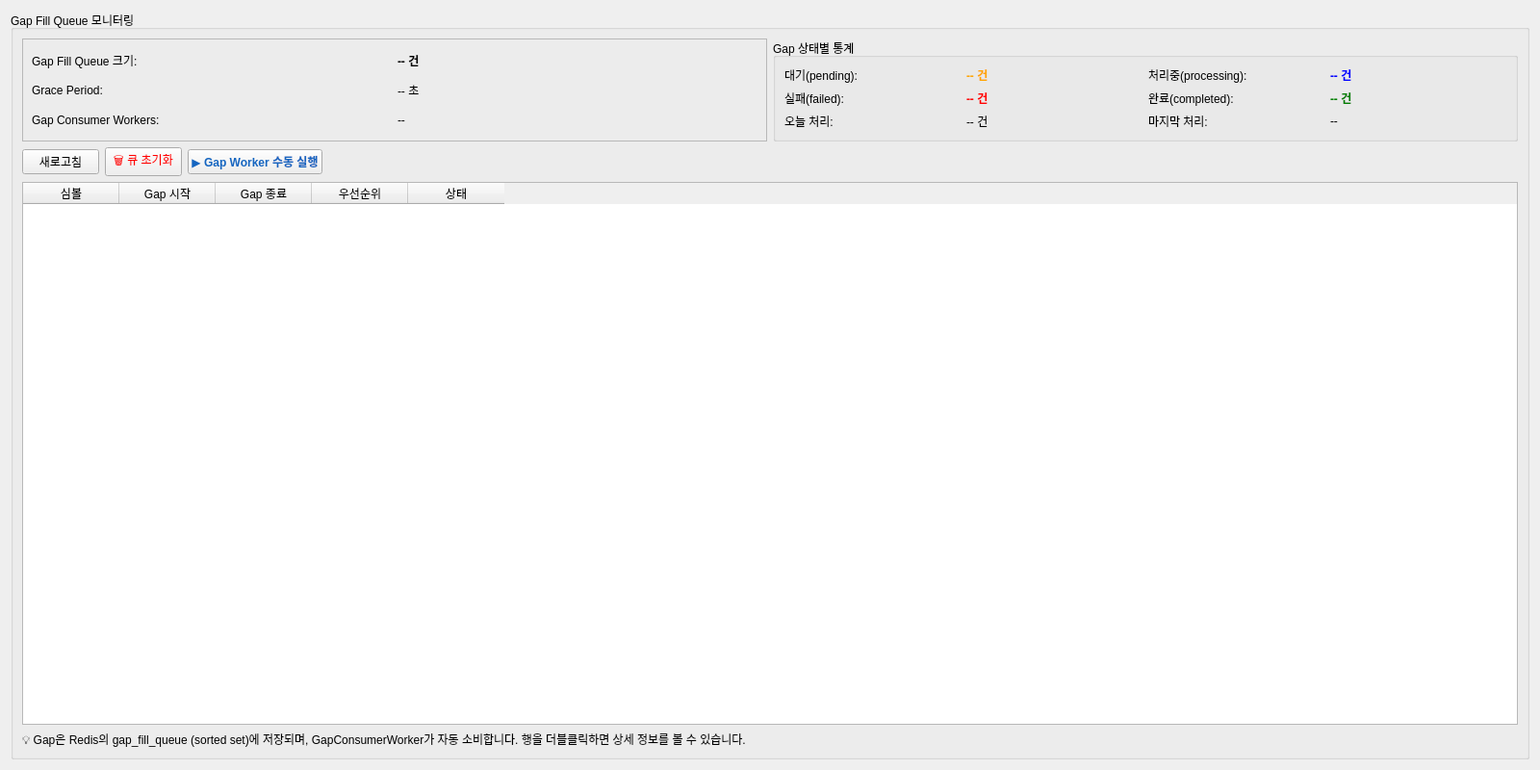
<?xml version="1.0" encoding="UTF-8"?>
<ui version="4.0">
 <class>GapTab</class>
 <widget class="QWidget" name="GapTab">
  <property name="geometry">
   <rect>
    <x>0</x>
    <y>0</y>
    <width>1600</width>
    <height>800</height>
   </rect>
  </property>
  <layout class="QVBoxLayout" name="vLayout_gap">
   <item>
    <widget class="QGroupBox" name="groupBox_gap">
     <property name="title">
      <string>Gap Fill Queue 모니터링</string>
     </property>
     <layout class="QVBoxLayout" name="vLayout_gap_inner">

      <!-- 상단: 요약 패널과 상태별 통계를 좌우로 배치 -->
      <item>
       <layout class="QHBoxLayout" name="hLayout_gap_top">
        <item>
         <widget class="QFrame" name="frame_gap_summary">
          <property name="frameShape">
           <enum>QFrame::StyledPanel</enum>
          </property>
          <layout class="QGridLayout" name="gridLayout_gap_summary">
           <item row="0" column="0">
            <widget class="QLabel" name="label_gap_queue_title">
             <property name="text">
              <string>Gap Fill Queue 크기:</string>
             </property>
            </widget>
           </item>
           <item row="0" column="1">
            <widget class="QLabel" name="label_gap_queue_size">
             <property name="text">
              <string>-- 건</string>
             </property>
             <property name="styleSheet">
              <string notr="true">font-weight: bold;</string>
             </property>
            </widget>
           </item>
           <item row="1" column="0">
            <widget class="QLabel" name="label_gap_grace_title">
             <property name="text">
              <string>Grace Period:</string>
             </property>
            </widget>
           </item>
           <item row="1" column="1">
            <widget class="QLabel" name="label_gap_grace">
             <property name="text">
              <string>-- 초</string>
             </property>
            </widget>
           </item>
           <item row="2" column="0">
            <widget class="QLabel" name="label_gap_workers_title">
             <property name="text">
              <string>Gap Consumer Workers:</string>
             </property>
            </widget>
           </item>
           <item row="2" column="1">
            <widget class="QLabel" name="label_gap_workers">
             <property name="text">
              <string>--</string>
             </property>
            </widget>
           </item>
          </layout>
         </widget>
        </item>

        <item>
         <widget class="QGroupBox" name="groupBox_gap_stats">
          <property name="title">
           <string>Gap 상태별 통계</string>
          </property>
          <layout class="QGridLayout" name="gridLayout_gap_stats">
           <item row="0" column="0">
            <widget class="QLabel">
             <property name="text">
              <string>대기(pending):</string>
             </property>
            </widget>
           </item>
           <item row="0" column="1">
            <widget class="QLabel" name="label_gap_pending">
             <property name="text">
              <string>-- 건</string>
             </property>
             <property name="styleSheet">
              <string notr="true">color: orange; font-weight: bold;</string>
             </property>
            </widget>
           </item>
           <item row="0" column="2">
            <widget class="QLabel">
             <property name="text">
              <string>처리중(processing):</string>
             </property>
            </widget>
           </item>
           <item row="0" column="3">
            <widget class="QLabel" name="label_gap_processing">
             <property name="text">
              <string>-- 건</string>
             </property>
             <property name="styleSheet">
              <string notr="true">color: blue; font-weight: bold;</string>
             </property>
            </widget>
           </item>
           <item row="1" column="0">
            <widget class="QLabel">
             <property name="text">
              <string>실패(failed):</string>
             </property>
            </widget>
           </item>
           <item row="1" column="1">
            <widget class="QLabel" name="label_gap_failed">
             <property name="text">
              <string>-- 건</string>
             </property>
             <property name="styleSheet">
              <string notr="true">color: red; font-weight: bold;</string>
             </property>
            </widget>
           </item>
           <item row="1" column="2">
            <widget class="QLabel">
             <property name="text">
              <string>완료(completed):</string>
             </property>
            </widget>
           </item>
           <item row="1" column="3">
            <widget class="QLabel" name="label_gap_completed">
             <property name="text">
              <string>-- 건</string>
             </property>
             <property name="styleSheet">
              <string notr="true">color: green; font-weight: bold;</string>
             </property>
            </widget>
           </item>
           <item row="2" column="0">
            <widget class="QLabel">
             <property name="text">
              <string>오늘 처리:</string>
             </property>
            </widget>
           </item>
           <item row="2" column="1">
            <widget class="QLabel" name="label_gap_today">
             <property name="text">
              <string>-- 건</string>
             </property>
            </widget>
           </item>
           <item row="2" column="2">
            <widget class="QLabel">
             <property name="text">
              <string>마지막 처리:</string>
             </property>
            </widget>
           </item>
           <item row="2" column="3">
            <widget class="QLabel" name="label_gap_last_processed">
             <property name="text">
              <string>--</string>
             </property>
            </widget>
           </item>
          </layout>
         </widget>
        </item>
       </layout>
      </item>

      <!-- 제어 버튼 행 (상단 아래에 배치) -->
      <item>
       <layout class="QHBoxLayout" name="hLayout_gap_controls">
        <item>
         <widget class="QPushButton" name="btn_refresh_gap">
          <property name="text">
           <string>새로고침</string>
          </property>
         </widget>
        </item>
        <item>
         <widget class="QPushButton" name="btn_clear_queue">
          <property name="text">
           <string>🗑️ 큐 초기화</string>
          </property>
          <property name="styleSheet">
           <string notr="true">color: red;</string>
          </property>
          <property name="toolTip">
           <string>Redis gap_fill_queue Sorted Set 전체 삭제</string>
          </property>
         </widget>
        </item>
        <item>
         <widget class="QPushButton" name="btn_run_gap_worker">
          <property name="text">
           <string>▶ Gap Worker 수동 실행</string>
          </property>
          <property name="styleSheet">
           <string notr="true">color: #1565C0; font-weight: bold;</string>
          </property>
          <property name="toolTip">
           <string>Gap Consumer Worker 즉시 실행 트리거</string>
          </property>
         </widget>
        </item>
        <item>
         <spacer name="horizontalSpacer_gap_refresh">
          <property name="orientation">
           <enum>Qt::Horizontal</enum>
          </property>
          <property name="sizeHint" stdset="0">
           <size>
            <width>40</width>
            <height>20</height>
           </size>
          </property>
         </spacer>
        </item>
       </layout>
      </item>

      <!-- 아래: 상세 테이블 (가로 전체, 높이 증가) -->
      <item>
       <widget class="QTableWidget" name="table_gap_details">
        <property name="minimumSize">
         <size>
          <width>0</width>
          <height>520</height>
         </size>
        </property>
        <property name="sizePolicy">
         <sizepolicy hsizetype="Expanding" vsizetype="Expanding">
          <horstretch>0</horstretch>
          <verstretch>0</verstretch>
         </sizepolicy>
        </property>
        <property name="editTriggers">
         <set>QAbstractItemView::NoEditTriggers</set>
        </property>
        <property name="alternatingRowColors">
         <bool>true</bool>
        </property>
        <property name="selectionBehavior">
         <enum>QAbstractItemView::SelectRows</enum>
        </property>
        <property name="columnCount">
         <number>5</number>
        </property>
        <column>
         <property name="text">
          <string>심볼</string>
         </property>
        </column>
        <column>
         <property name="text">
          <string>Gap 시작</string>
         </property>
        </column>
        <column>
         <property name="text">
          <string>Gap 종료</string>
         </property>
        </column>
        <column>
         <property name="text">
          <string>우선순위</string>
         </property>
        </column>
        <column>
         <property name="text">
          <string>상태</string>
         </property>
        </column>
       </widget>
      </item>

      <!-- 힌트 라벨 -->
      <item>
       <widget class="QLabel" name="label_gap_hint">
        <property name="text">
         <string>💡 Gap은 Redis의 gap_fill_queue (sorted set)에 저장되며, GapConsumerWorker가 자동 소비합니다. 행을 더블클릭하면 상세 정보를 볼 수 있습니다.</string>
        </property>
        <property name="wordWrap">
         <bool>true</bool>
        </property>
       </widget>
      </item>

     </layout>
    </widget>
   </item>
  </layout>
 </widget>
 <resources/>
 <connections/>
</ui>
